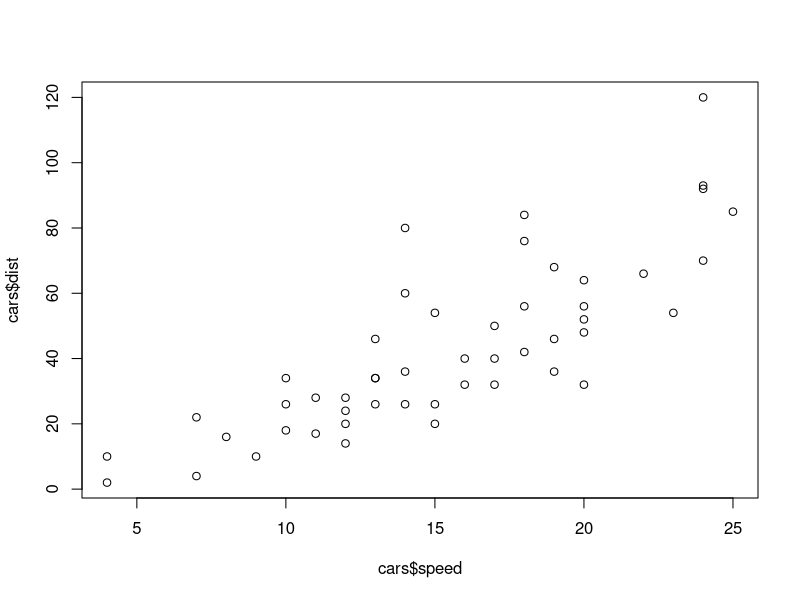
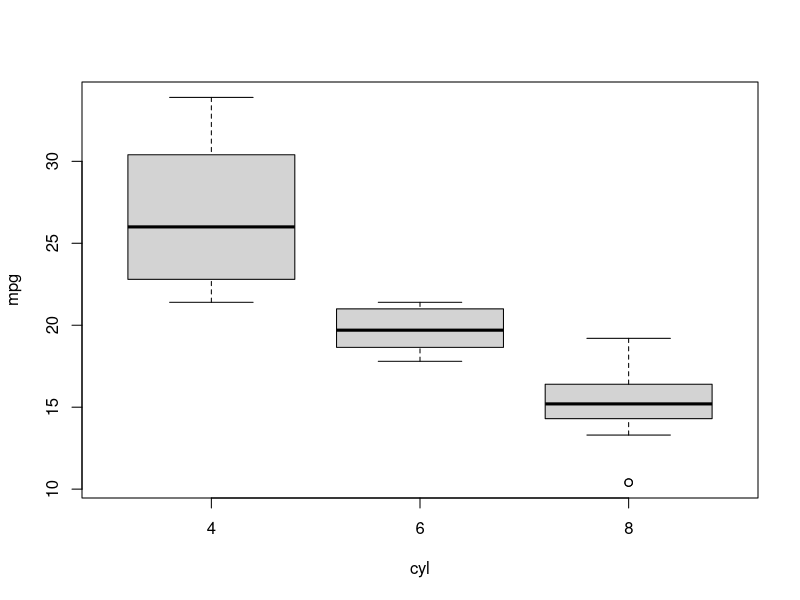
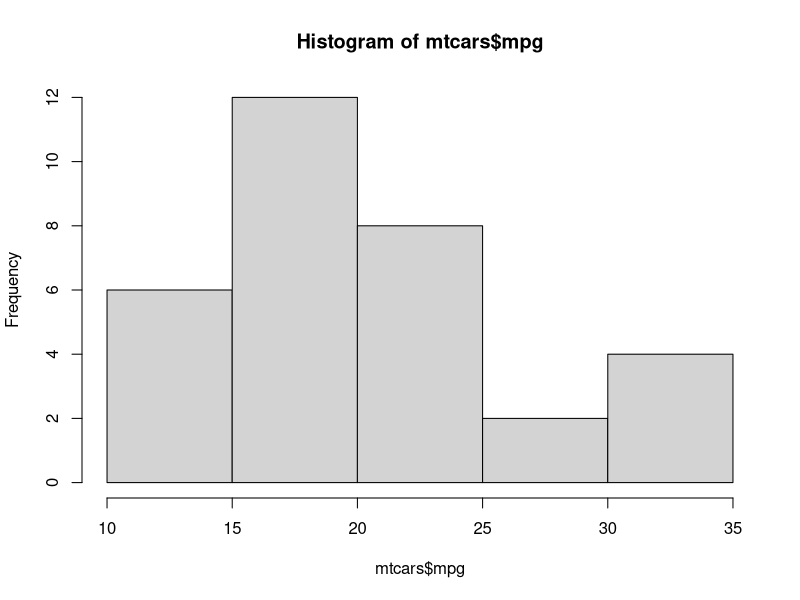

The R script that drew these images, in order:
## plot graph
plot(x=cars$speed, y=cars$dist)

## for entire data frame
## plot by formula (relationship between mpg and cyl values in mtcars)
boxplot(mpg ~ cyl, mtcars)

## plot histogram
hist(mtcars$mpg)

## ggplot2 package